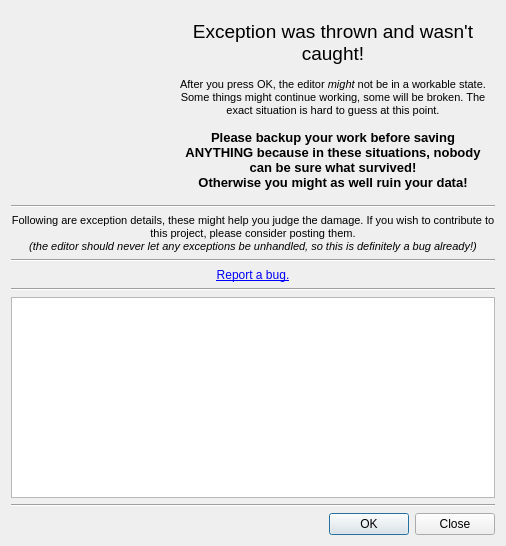
<?xml version="1.0" encoding="UTF-8"?>
<ui version="4.0">
 <class>ExceptionDialog</class>
 <widget class="QDialog" name="ExceptionDialog">
  <property name="geometry">
   <rect>
    <x>0</x>
    <y>0</y>
    <width>506</width>
    <height>546</height>
   </rect>
  </property>
  <property name="windowTitle">
   <string>Encountered unhandled exception!</string>
  </property>
  <property name="sizeGripEnabled">
   <bool>false</bool>
  </property>
  <property name="modal">
   <bool>true</bool>
  </property>
  <layout class="QVBoxLayout" name="verticalLayout">
   <item>
    <widget class="QWidget" name="widget" native="true">
     <layout class="QHBoxLayout" name="horizontalLayout">
      <item>
       <widget class="QLabel" name="label_2">
        <property name="text">
         <string notr="true"/>
        </property>
        <property name="pixmap">
         <pixmap>icons/unhandled_exception.png</pixmap>
        </property>
        <property name="alignment">
         <set>Qt::AlignCenter</set>
        </property>
       </widget>
      </item>
      <item>
       <widget class="QLabel" name="label">
        <property name="text">
         <string>&lt;!DOCTYPE HTML PUBLIC &quot;-//W3C//DTD HTML 4.0//EN&quot; &quot;http://www.w3.org/TR/REC-html40/strict.dtd&quot;&gt;
&lt;html&gt;&lt;head&gt;&lt;meta name=&quot;qrichtext&quot; content=&quot;1&quot; /&gt;&lt;style type=&quot;text/css&quot;&gt;
p, li { white-space: pre-wrap; }
&lt;/style&gt;&lt;/head&gt;&lt;body style=&quot; font-family:'MS Shell Dlg 2'; font-size:8.25pt; font-weight:400; font-style:normal;&quot;&gt;
&lt;p align=&quot;center&quot; style=&quot; margin-top:0px; margin-bottom:0px; margin-left:0px; margin-right:0px; -qt-block-indent:0; text-indent:0px;&quot;&gt;&lt;span style=&quot; font-size:14pt;&quot;&gt;Exception was thrown and wasn't caught!&lt;/span&gt;&lt;/p&gt;
&lt;p align=&quot;center&quot; style=&quot;-qt-paragraph-type:empty; margin-top:0px; margin-bottom:0px; margin-left:0px; margin-right:0px; -qt-block-indent:0; text-indent:0px; font-size:8pt;&quot;&gt;&lt;/p&gt;
&lt;p align=&quot;center&quot; style=&quot; margin-top:0px; margin-bottom:0px; margin-left:0px; margin-right:0px; -qt-block-indent:0; text-indent:0px;&quot;&gt;&lt;span style=&quot; font-size:8pt;&quot;&gt;After you press OK, the editor &lt;/span&gt;&lt;span style=&quot; font-size:8pt; font-style:italic;&quot;&gt;might &lt;/span&gt;&lt;span style=&quot; font-size:8pt;&quot;&gt;not be in a workable state. Some things might continue working, some will be broken. The exact situation is hard to guess at this point.&lt;/span&gt;&lt;/p&gt;
&lt;p align=&quot;center&quot; style=&quot;-qt-paragraph-type:empty; margin-top:0px; margin-bottom:0px; margin-left:0px; margin-right:0px; -qt-block-indent:0; text-indent:0px; font-size:8pt;&quot;&gt;&lt;/p&gt;
&lt;p align=&quot;center&quot; style=&quot; margin-top:0px; margin-bottom:0px; margin-left:0px; margin-right:0px; -qt-block-indent:0; text-indent:0px;&quot;&gt;&lt;span style=&quot; font-size:10pt; font-weight:600;&quot;&gt;Please backup your work before saving ANYTHING because in these situations, nobody can be sure what survived!&lt;/span&gt;&lt;/p&gt;
&lt;p align=&quot;center&quot; style=&quot; margin-top:0px; margin-bottom:0px; margin-left:0px; margin-right:0px; -qt-block-indent:0; text-indent:0px;&quot;&gt;&lt;span style=&quot; font-size:10pt; font-weight:600;&quot;&gt;Otherwise you might as well ruin your data!&lt;/span&gt;&lt;/p&gt;&lt;/body&gt;&lt;/html&gt;</string>
        </property>
        <property name="wordWrap">
         <bool>true</bool>
        </property>
       </widget>
      </item>
     </layout>
    </widget>
   </item>
   <item>
    <widget class="Line" name="line">
     <property name="orientation">
      <enum>Qt::Horizontal</enum>
     </property>
    </widget>
   </item>
   <item>
    <widget class="QLabel" name="label_3">
     <property name="text">
      <string>&lt;!DOCTYPE HTML PUBLIC &quot;-//W3C//DTD HTML 4.0//EN&quot; &quot;http://www.w3.org/TR/REC-html40/strict.dtd&quot;&gt;
&lt;html&gt;&lt;head&gt;&lt;meta name=&quot;qrichtext&quot; content=&quot;1&quot; /&gt;&lt;style type=&quot;text/css&quot;&gt;
p, li { white-space: pre-wrap; }
&lt;/style&gt;&lt;/head&gt;&lt;body style=&quot; font-family:'MS Shell Dlg 2'; font-size:8.25pt; font-weight:400; font-style:normal;&quot;&gt;
&lt;p align=&quot;center&quot; style=&quot; margin-top:0px; margin-bottom:0px; margin-left:0px; margin-right:0px; -qt-block-indent:0; text-indent:0px;&quot;&gt;&lt;span style=&quot; font-size:8pt;&quot;&gt;Following are exception details, these might help you judge the damage. If you wish to contribute to this project, please consider posting them.&lt;/span&gt;&lt;/p&gt;
&lt;p align=&quot;center&quot; style=&quot; margin-top:0px; margin-bottom:0px; margin-left:0px; margin-right:0px; -qt-block-indent:0; text-indent:0px;&quot;&gt;&lt;span style=&quot; font-size:8pt; font-style:italic;&quot;&gt;(the editor should never let any exceptions be unhandled, so this is definitely a bug already!)&lt;/span&gt;&lt;/p&gt;&lt;/body&gt;&lt;/html&gt;</string>
     </property>
     <property name="wordWrap">
      <bool>true</bool>
     </property>
    </widget>
   </item>
   <item>
    <widget class="Line" name="line_3">
     <property name="orientation">
      <enum>Qt::Horizontal</enum>
     </property>
    </widget>
   </item>
   <item>
    <widget class="QLabel" name="mantisLink">
     <property name="text">
      <string>&lt;a href=&quot;http://www.cegui.org.uk/mantis/bug_report_page.php&quot;&gt;Report a bug.&lt;/a&gt;</string>
     </property>
     <property name="textFormat">
      <enum>Qt::AutoText</enum>
     </property>
     <property name="alignment">
      <set>Qt::AlignCenter</set>
     </property>
     <property name="openExternalLinks">
      <bool>true</bool>
     </property>
    </widget>
   </item>
   <item>
    <widget class="Line" name="line_4">
     <property name="orientation">
      <enum>Qt::Horizontal</enum>
     </property>
    </widget>
   </item>
   <item>
    <widget class="QTextBrowser" name="details"/>
   </item>
   <item>
    <widget class="Line" name="line_2">
     <property name="orientation">
      <enum>Qt::Horizontal</enum>
     </property>
    </widget>
   </item>
   <item>
    <widget class="QDialogButtonBox" name="buttonBox">
     <property name="orientation">
      <enum>Qt::Horizontal</enum>
     </property>
     <property name="standardButtons">
      <set>QDialogButtonBox::Close|QDialogButtonBox::Ok</set>
     </property>
     <property name="centerButtons">
      <bool>false</bool>
     </property>
    </widget>
   </item>
  </layout>
 </widget>
 <resources/>
 <connections>
  <connection>
   <sender>buttonBox</sender>
   <signal>accepted()</signal>
   <receiver>ExceptionDialog</receiver>
   <slot>accept()</slot>
   <hints>
    <hint type="sourcelabel">
     <x>248</x>
     <y>254</y>
    </hint>
    <hint type="destinationlabel">
     <x>157</x>
     <y>274</y>
    </hint>
   </hints>
  </connection>
  <connection>
   <sender>buttonBox</sender>
   <signal>rejected()</signal>
   <receiver>ExceptionDialog</receiver>
   <slot>reject()</slot>
   <hints>
    <hint type="sourcelabel">
     <x>316</x>
     <y>260</y>
    </hint>
    <hint type="destinationlabel">
     <x>286</x>
     <y>274</y>
    </hint>
   </hints>
  </connection>
 </connections>
</ui>
